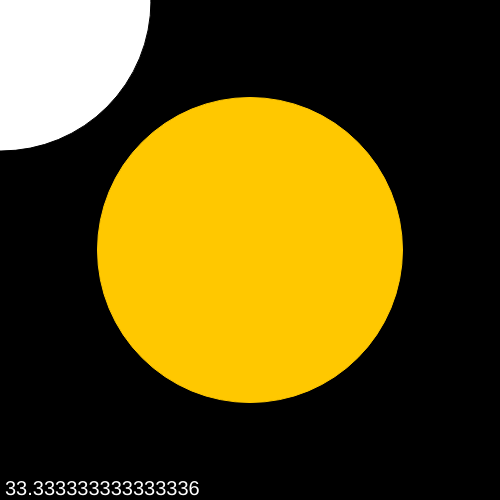
Frame 1 (no input)
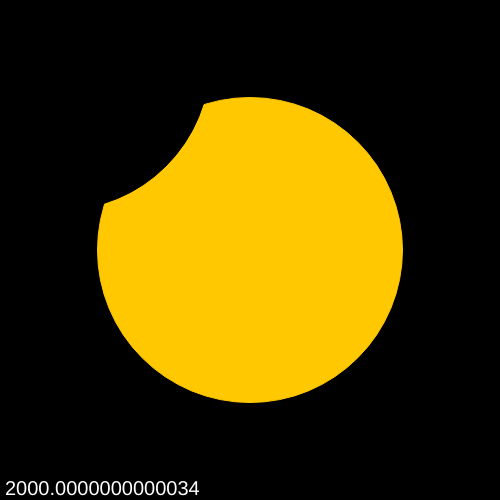
Frame 60 (no input)
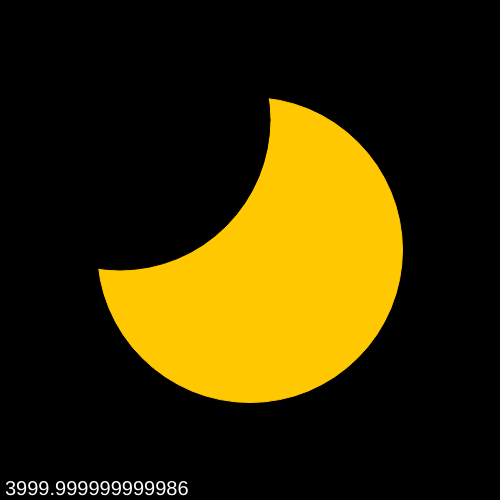
Frame 120 (the mouse pressed at the canvas centre since frame 60)

The p5.js sketch that drew these frames (run headless with seeded random() and noise() and a simulated clock; from frame 60 on, the mouse is pressed at the canvas centre):

// p5.js sketch
// ── sketch.js
var x = 0;




function setup() {
  createCanvas(500, 500);
  frameRate(30);

}

function draw(){
  background(0)
  word();
  moon();



  x+=1;


  if(x > width-0){
    x = 0;
  }





    ellipse(x,x,300,300)
    stroke(0)
    fill(0)


}

function word(){
  push();
  var millisecond = millis();
    fill(255)
    textSize(20)
    text('\n' + millisecond, 5, 470);



  pop();

}


function moon(){

  push();
    fill(255,200,0)
    stroke(255,200,0)
    ellipse(250,250,305,305)
  pop();
}
